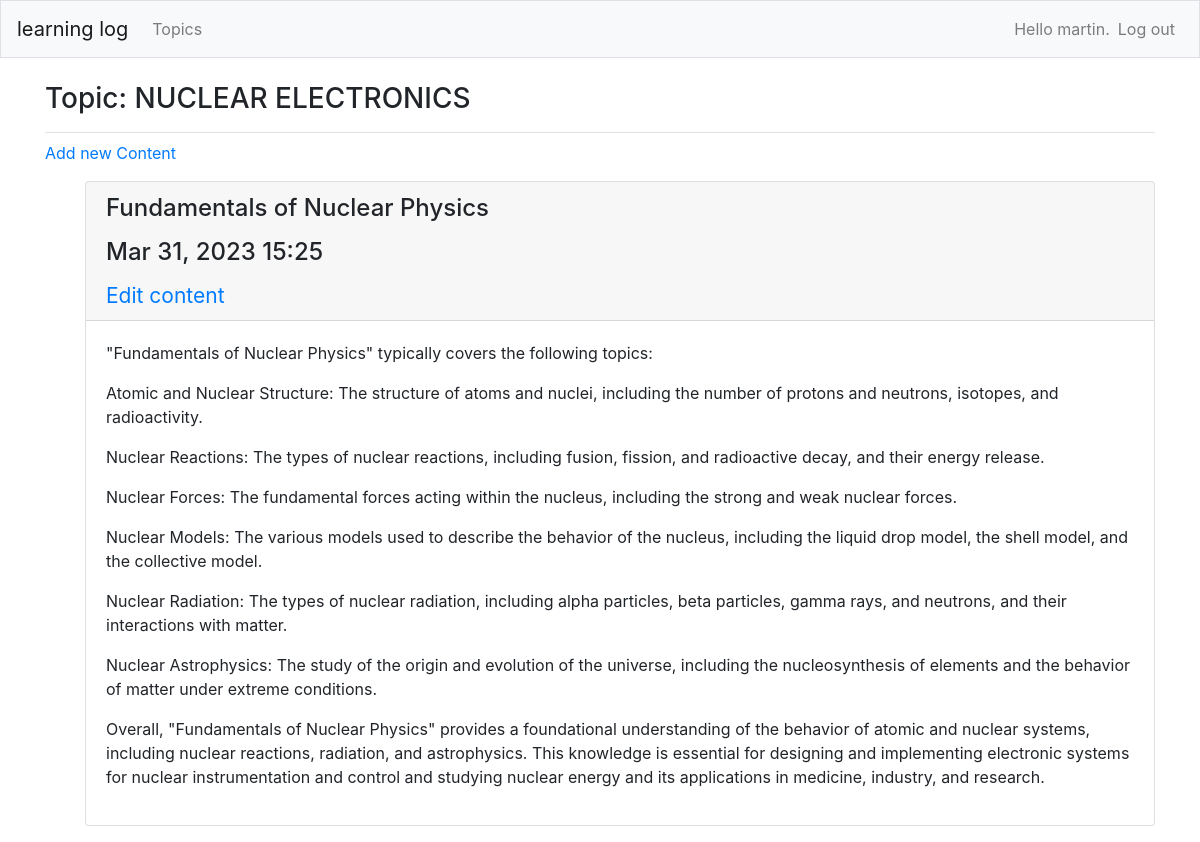
Screenshot of /topics/3/ (signed in) with the database file from the repository.
### core/models.py (models this page shows, shortened)
class Topic(models.Model):
    text = models.CharField(max_length=200)
    date_added = models.DateTimeField(auto_now_add=True)
    owner = models.ForeignKey(User, on_delete=models.CASCADE)
    def __str__(self):
        return self.text

class Entry(models.Model):
    topic = models.ForeignKey(Topic, on_delete=models.CASCADE)
    headline = models.CharField(max_length=150)
    text = models.TextField()
    date_added = models.DateTimeField(auto_now_add=True)
    class Meta:
        verbose_name_plural = 'entries'

### core/views.py (the view)
# urls.py: path('topics/<int:topic_id>/', topic, name='topic'),
def topic(request, topic_id):
    topic = Topic.objects.get(id=topic_id)
    if topic.owner != request.user:
        raise Http404
    entries = topic.entry_set.order_by('-date_added')
    context = {'topic': topic, 'entries': entries}
    return render(request, 'core/topic.html', context)

### core/templates/core/topic.html (shortened to what this page needs)
{% extends 'core/base.html' %}
{% block page_header %}
   <h3>Topic: {{topic}}</h3>
{% endblock page_header %}
   {% block content %}
   <p>
      <a href="{% url 'core:newentry' topic.id%}">Add new Content</a>
   </p>
   <ul>
    {% for entry in entries  %}
      <div class="card mb-3">
         <h4 class="card-header">
            <p>{{entry.headline}}</p>
            <p>{{entry.date_added|date:'M d, Y H:i'}}</p>
            <small>
               <a href="{% url 'core:editentry'  entry.id %}">Edit content</a>
            </small>
         </h4>
         <div class="card-body">
           {{entry.text|linebreaks}} </div>
      </div>
    {% empty %}
       <li> There are no entries for this topic yet.</li>
    {% endfor %}
   </ul>
{% endblock content %}

### core/templates/core/base.html (shortened to what this page needs)
{% load bootstrap4 %}
<html lang="en">
<head>
    {% bootstrap_css %}
</head>
<body>
<nav class="navbar navbar-expand-md navbar-light bg-light mb-4 border">
    <a class="navbar-brand" href="{% url 'core:index'%}">learning log</a>
    <div class ="collapse navbar-collapse" id="navbarCollapse">
        <ul class= "navbar-nav mr-auto">
             <li class="nav-item">
                <a class="nav-link" href="{% url 'core:topics'%}">Topics</a>
             </li>
        </ul>
        <ul class="navbar-nav ml-auto">
            {% if user.is_authenticated %}
              <li>
                <span class="navbar-text">Hello {{user.username}}.</span>
              </li>
              <li class="nav-item">
                <a class="nav-link" href="{% url 'users:logout' %}">Log out</a>
              </li>
            {% else %}
               <li class="nav-item">
                  <a class="nav-link" href="{% url 'users:login'%}">Log in</a>
               </li>
            {% endif %}
        </ul>
    </div>
</nav>
<main role="main" class="container">
    <div class="pb-2 mb-2 border-bottom">
        {% block page_header %}{% endblock page_header %}
    </div>
    <div>
        {% block content %}{% endblock content %}
    </div>
</main>
</body>
</html>

### rows the page displays
Topic: text "NUCLEAR ELECTRONICS"
Entry: headline "Fundamentals of Nuclear Physics", date_added "Mar 31, 2023 15:25", text "\"Fundamentals of Nuclear Physics\" typically covers the following topics: Atomic and Nuclear Structure: The structure of atoms and nuclei, including the number of protons and neutrons, isotopes, and radioactivity. Nuclear Reactions: The types of nuclear reactions, including fusion, fission, and radioactive decay, and their energy release. Nuclear Forces: The fundamental forces acting within the nucleus, including the strong and weak nuclear forces. Nuclear Models: The various models used to describe the behavior of the nucleus, including the liquid drop model, the shell model, and the collective model. Nuclear Radiation: The types of nuclear radiation, including alpha particles, beta…"

### other values shown
{{ user.username }} "martin"
